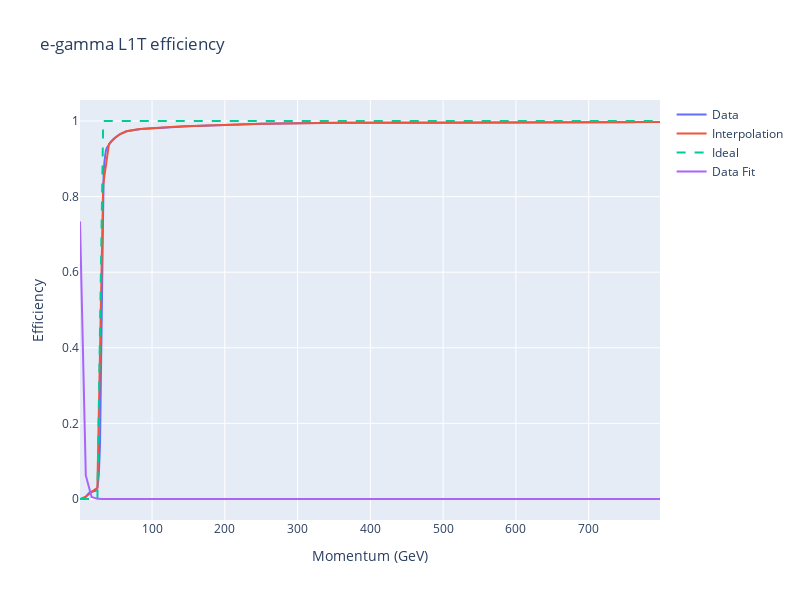

Here is the notebook cell this chart was saved with:
### Code cell
fig = go.Figure()
fig.add_scatter(x = egamma["x"], y = egamma[" y"], name="Data")
fig.add_scatter(x = egamma_xs, y = egamma_spl(egamma_xs), name="Interpolation")
fig.add_scatter(x = egamma_xs, y = egamma_ideal(egamma_xs), name = "Ideal", line_dash="dash")
fig.add_scatter(x = egamma_xs, y = 1.0 - exp_cdf(egamma_xs, egamma_l), name = "Data Fit")
fig.update_layout(width = 800,
                  height = 600,
                  title = "e-gamma L1T efficiency",
                  xaxis_title = "Momentum (GeV)",
                  yaxis_title = "Efficiency",
                  )
